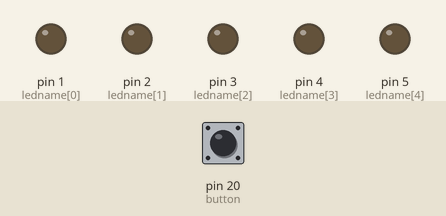
Simulated run of this program. Board: MicroPython board. On the bench: output pins drawn as LEDs (lit = HIGH). The test bench sets the inputs (shaded band); at power-on: pin 20 (button) LOW. The clock reads 2024-03-15 10:24:30 at power-on unless the program sets it; what the program prints to the serial console is not drawn.

Above: at 1.2 s.
1.3 s: pin 20 (button) pulled HIGH for 1 s
Timing chart, 0 to 4.3 s (numbered marks = the images above; inputs shaded):
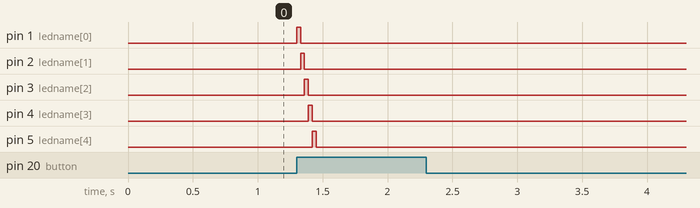

The program:

shooting.py
```python
#11 leds strobing
#5 leds for the shooting mechanic
from machine import Pin
import utime
import random

ledlist = []
for x in range(1,6,1):
    ledname='LED' + str(x)
    ledname=Pin(x,Pin.OUT)
    ledlist.append(ledname)

button = Pin(20, Pin.IN, Pin.PULL_DOWN)
def clean():
    for led in ledlist:
        led.low()

#I can create my own Δt by stamping the time the script started and subtracting the time now. Δt is measure in seconds.
while True:
    startTimer = utime.time()
    if (button.value()):
        for led in ledlist:
            led.high()
            utime.sleep(.03)
            led.low()
        while (button.value()):
            deltaTime = abs(startTimer-utime.time())
            print(deltaTime)

        utime.sleep(.1)

clean()
```

Measured:
- after the input at 1.3 s, pin 1 (ledname[0]), pin 2 (ledname[1]): LOW → HIGH at once, → LOW 0.03 s later; pin 3 (ledname[2]): LOW → HIGH after 0.06 s, → LOW 0.03 s later; pin 4 (ledname[3]): LOW → HIGH after 0.09 s, → LOW 0.03 s later; pin 5 (ledname[4]): LOW → HIGH after 0.12 s, → LOW 0.03 s later
